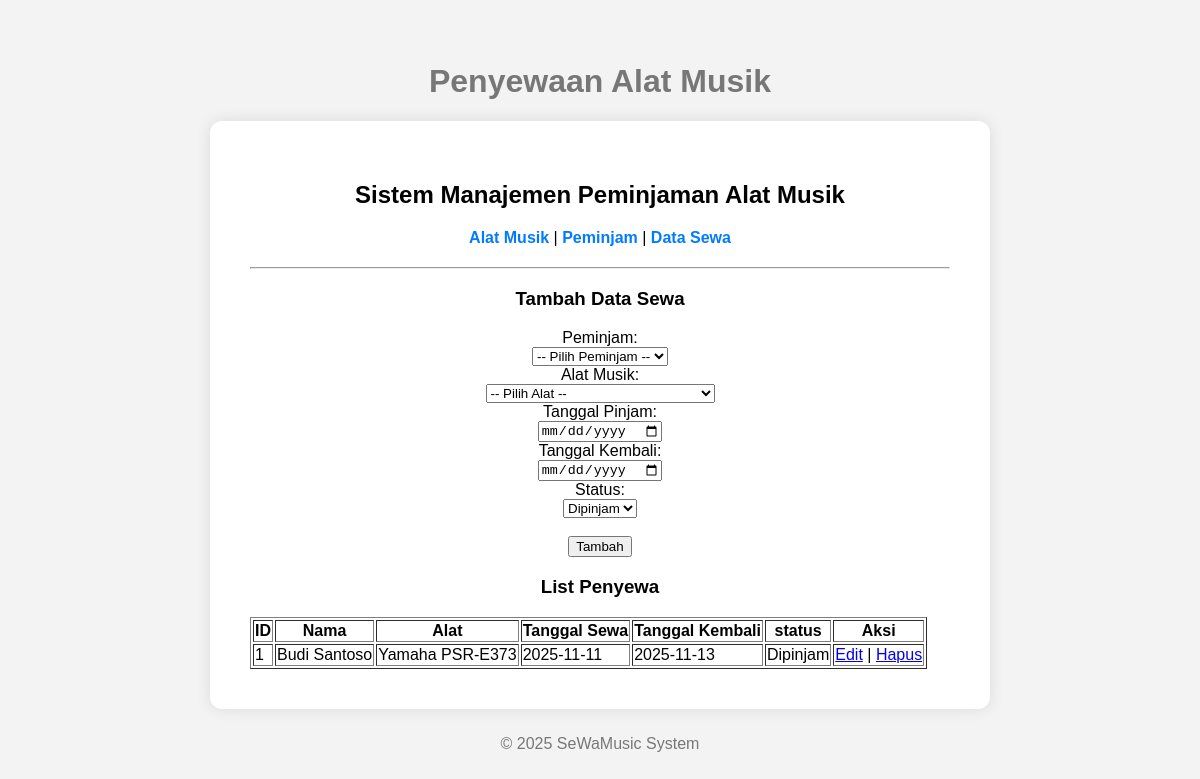
The app's page /?page=sewa with its own data.
### tables this page shows
CREATE TABLE `sewa` (
  `id_sewa` int(11) NOT NULL,
  `id_peminjam` int(11) NOT NULL,
  `id_alat` int(11) NOT NULL,
  `tanggal_pinjam` date NOT NULL,
  `tanggal_kembali` date DEFAULT NULL,
  `status` enum('Dipinjam','Selesai') DEFAULT 'Dipinjam'
);

CREATE TABLE `peminjam` (
  `id_peminjam` int(11) NOT NULL,
  `nama` varchar(100) NOT NULL,
  `no_hp` varchar(20) DEFAULT NULL,
  `alamat` varchar(200) DEFAULT NULL
);

CREATE TABLE `alat_musik` (
  `id_alat` int(11) NOT NULL,
  `merk` varchar(100) NOT NULL,
  `jenis` varchar(100) NOT NULL,
  `stok` int(11) NOT NULL
);

### config/db.php (called while the page is built, shortened)
<?php
class Database {
    private $host = "localhost";
    private $username = "root";
    private $password = "";
    private $dbname = "peminjaman_alat_musik";
    public function __construct() {
        try {
            $this->conn = new PDO("mysql:host=$this->host;dbname=$this->dbname", $this->username, $this->password);
        } catch (PDOException $e) {
            echo "Connection failed: " . $e->getMessage();
        }
    }
}
?>

### class/Sewa.php (called while the page is built, shortened)
<?php
require_once 'config/db.php';
class Sewa {
    private $db;
    public function __construct(){
        $this->db = (new Database()) ->conn;
    }
    public function tampilkanSewa(){
        $stmt = $this->db->query("SELECT sewa.*, peminjam.nama, alat_musik.merk, tanggal_pinjam, tanggal_kembali, status
        FROM sewa
        JOIN peminjam ON sewa.id_peminjam = peminjam.id_peminjam
        JOIN alat_musik ON sewa.id_alat = alat_musik.id_alat");
        return $stmt->fetchAll(PDO::FETCH_ASSOC);
    }
}
?>

### view/sewa.php (the view, shortened to what this page needs)
<?php
$editSewa = null;
?>
<hr>
<h3><?= $editSewa ? 'Edit' : 'Tambah' ?> Data Sewa</h3>
<form method="POST">
    <label>Peminjam:</label><br>
    <select name="id_peminjam" required>
        <option value="">-- Pilih Peminjam --</option>
    </select><br>
    <label>Alat Musik:</label><br>
    <select name="id_alat" required>
        <option value="">-- Pilih Alat --</option>
    </select><br>
    <label>Tanggal Pinjam:</label><br>
    <input type="date" name="tanggal_pinjam" value="<?= $editSewa['tanggal_pinjam'] ?? '' ?>" required><br>
    <label>Tanggal Kembali:</label><br>
    <input type="date" name="tanggal_kembali" value="<?= $editSewa['tanggal_kembali'] ?? '' ?>"><br>
    <label>Status:</label><br>
    <select name="status" required>
        <option value="Dipinjam" <?= isset($editSewa) && $editSewa['status'] == 'Dipinjam' ? 'selected' : '' ?>>Dipinjam</option>
    </select><br><br>
    <button type="submit" name="<?= $editSewa ? 'update' : 'tambah' ?>">
        <?= $editSewa ? 'Simpan' : 'Tambah' ?>
    </button>
</form>
<h3>List Penyewa</h3>
<table border="1">
    <tr>
        <th>ID</th>
        <th>Nama</th>
        <th>Alat</th>
        <th>Tanggal Sewa</th>
        <th>Tanggal Kembali</th>
        <th>status</th>
        <th>Aksi</th>
    </tr>
    <?php foreach ($sewa->tampilkanSewa() as $s): ?>
    <tr>
        <td><?= $s['id_sewa'] ?></td>
        <td><?= $s['nama'] ?></td>
        <td><?= $s['merk'] ?></td>
        <td><?= $s['tanggal_pinjam'] ?></td>
        <td><?= $s['tanggal_kembali'] ?? 'Belum Kembali' ?></td>
        <td>
              <?php if ($s['status'] == 'Dipinjam'): ?>
                <span>Dipinjam</span>
            <?php else: ?>
                <span>Selesai</span>
            <?php endif; ?>
        </td>
         <td>
             <a href="?page=sewa&edit=<?= $s['id_sewa'] ?>">Edit</a> |
            <a href="?page=sewa&hapus=<?= $s['id_sewa'] ?>" onclick="return confirm('Yakin hapus data ini?')">Hapus</a>
        </td>
    </tr>
    <?php endforeach; ?>
</table>

### style.css (style rules this page uses)
html, body { height: 100%; margin: 0; font-family: Arial, sans-serif; background-color: #f3f3f3; display: flex; flex-direction: column; justify-content: center; align-items: center; }

### records on screen
sewa: id_sewa "1", id_peminjam.nama "Budi Santoso", id_alat.merk "Yamaha PSR-E373", tanggal_pinjam "2025-11-11", tanggal_kembali "2025-11-13", status "Dipinjam"
